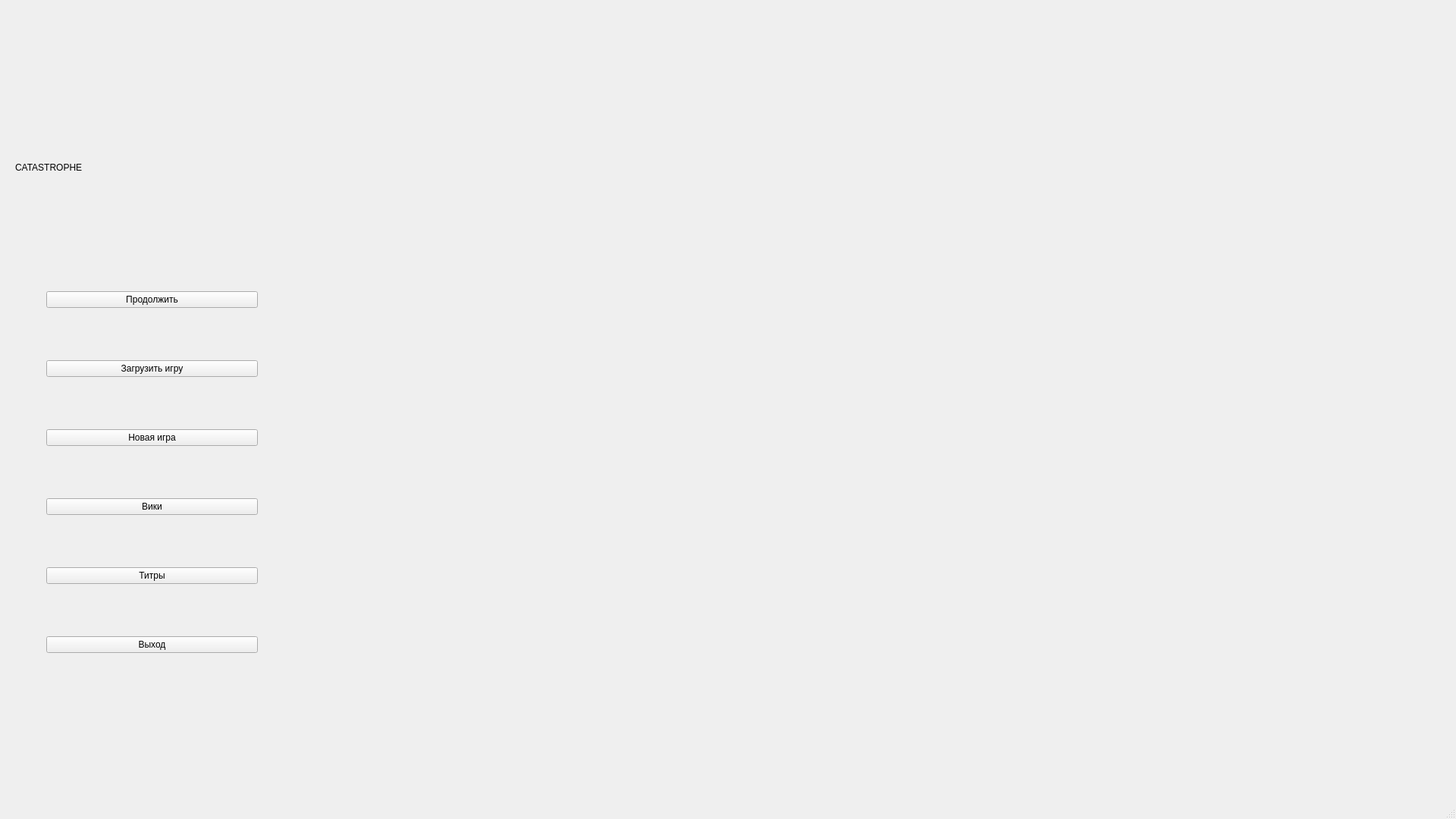
<?xml version="1.0" encoding="UTF-8"?>
<ui version="4.0">
 <class>MainWindow</class>
 <widget class="QMainWindow" name="MainWindow">
  <property name="geometry">
   <rect>
    <x>0</x>
    <y>0</y>
    <width>1920</width>
    <height>1080</height>
   </rect>
  </property>
  <property name="windowTitle">
   <string>MainWindow</string>
  </property>
  <widget class="QWidget" name="centralWidget">
   <widget class="QWidget" name="verticalLayoutWidget">
    <property name="geometry">
     <rect>
      <x>50</x>
      <y>310</y>
      <width>301</width>
      <height>631</height>
     </rect>
    </property>
    <layout class="QVBoxLayout" name="main_menu_buttons">
     <item>
      <widget class="QPushButton" name="main_menu_button">
       <property name="text">
        <string>Продолжить</string>
       </property>
       <property name="shortcut">
        <string>Space</string>
       </property>
       <property name="main_menu" stdset="0">
        <string>true</string>
       </property>
      </widget>
     </item>
     <item>
      <widget class="QPushButton" name="main_menu_button_7">
       <property name="text">
        <string>Загрузить игру</string>
       </property>
      </widget>
     </item>
     <item>
      <widget class="QPushButton" name="main_menu_button_2">
       <property name="text">
        <string>Новая игра</string>
       </property>
       <property name="shortcut">
        <string>Space</string>
       </property>
       <property name="main_menu" stdset="0">
        <string>true</string>
       </property>
      </widget>
     </item>
     <item>
      <widget class="QPushButton" name="main_menu_button_4">
       <property name="text">
        <string>Вики</string>
       </property>
       <property name="shortcut">
        <string>Space</string>
       </property>
       <property name="main_menu" stdset="0">
        <string>true</string>
       </property>
      </widget>
     </item>
     <item>
      <widget class="QPushButton" name="main_menu_button_5">
       <property name="text">
        <string>Титры</string>
       </property>
       <property name="shortcut">
        <string>Space</string>
       </property>
       <property name="main_menu" stdset="0">
        <string>true</string>
       </property>
      </widget>
     </item>
     <item>
      <widget class="QPushButton" name="main_menu_button_6">
       <property name="text">
        <string>Выход</string>
       </property>
       <property name="shortcut">
        <string>Space</string>
       </property>
       <property name="main_menu" stdset="0">
        <string>true</string>
       </property>
      </widget>
     </item>
    </layout>
   </widget>
   <widget class="QLabel" name="LOGO">
    <property name="geometry">
     <rect>
      <x>20</x>
      <y>160</y>
      <width>731</width>
      <height>121</height>
     </rect>
    </property>
    <property name="text">
     <string>CATASTROPHE</string>
    </property>
   </widget>
  </widget>
  <widget class="QStatusBar" name="statusBar"/>
 </widget>
 <layoutdefault spacing="6" margin="11"/>
 <resources/>
 <connections/>
</ui>
